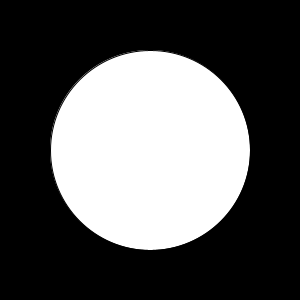
Frame 1 (no input)
Frame 60 (the mouse pressed at the canvas centre just before this capture): identical to frame 1, image omitted
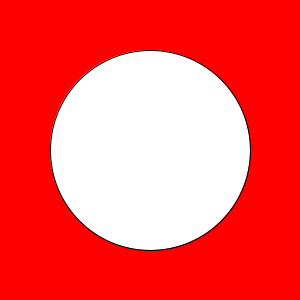
Frame 120 (the mouse held since frame 60 and released just before this capture)

The Processing sketch that drew these frames (run headless with seeded random() and noise(); from frame 60 on, the mouse is pressed at the canvas centre):

// Processing sketch: ex11_13
// ── ex11_13.pde
// 마우스가 원 내부인지 외부인지에 따라 배경색 변경

void setup() {
  size(300, 300);
}

void draw() {
  float x = width/2, y = height/2, r = 100.0;
  if (check(x, y, r)) {
    background(255, 0, 0);
  } else {
    background(0);
  }
  ellipse(x, y, r*2, r*2);
}

boolean check(float xx, float yy, float rr) {
  float d = dist(xx, yy, mouseX, mouseY);
  if (d < rr) {
    return true;
  } else {
    return false;
  }
}
